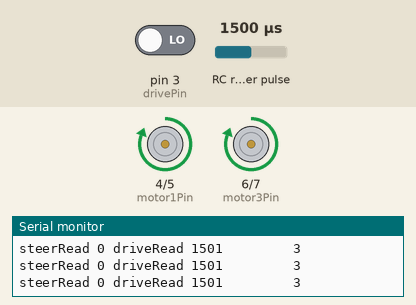
This sketch was run on a simulated Arduino Uno, built with avr-gcc and run on an emulated ATmega328P. On the bench: motor-driver pin pairs drawn as motors (green arrow = first pin HIGH = forward, orange = second pin HIGH = backward, longer = more drive), the last lines printed to the serial monitor. Wiring (inferred from the names in the program): RC receiver channel: data pin 2. The inputs (shaded band) are chosen by the test bench; at power-on: RC receiver pulse 1500 µs, pin 3 (drivePin) LOW.

Above: at 1.2 s.
1.3 s: RC receiver pulse (sensor on pin 2) set to 1483 µs
At 2.0 s:
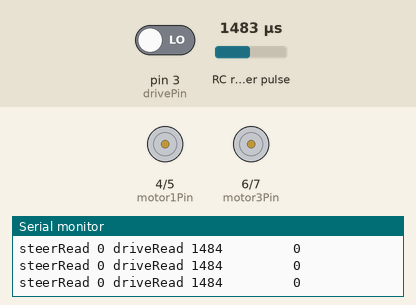
2.8 s: RC receiver pulse (sensor on pin 2) set to 1500 µs
At 3.9 s:
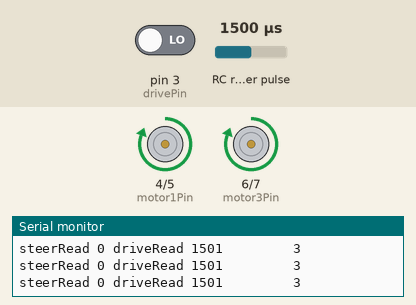
Timing chart, 0 to 5.8 s (numbered marks = the images above; inputs shaded):
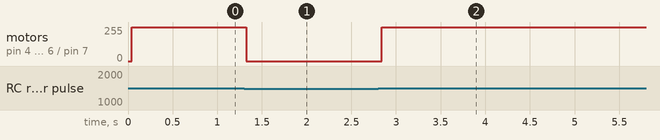

The sketch:

dinobots.ino
```cpp
// (licence header left out)
// Pin assignments:
const int steerPin = 2; // Read input from the steer channel
const int drivePin = 3; // Read input from the drive channel
const int motor1Pin = 4; // Drive the motor 1 pin of the motor controller
const int motor2Pin = 5; // Drive the motor 2 pin of the motor controller
const int motor3Pin = 6; // Drive the motor 3 pin of the motor controller
const int motor4Pin = 7; // Drive the motor 4 pin of the motor controller

// Reading thresholds. Connect to the serial console while this
// sketch is running to check the values your Arduino samples.
// Then update these to suit.
// Tuned for both channels in N position (not R),
// and trim turned as far anti-clockwise as they'll go.
// That puts idle at ~1280 for steer and ~1270 for drive.
const int leftThreshold = 1000; // Readings greater than this turn left.
const int rightThreshold = 1500; // Readings less than this turn right.
const int forwardThreshold = 900; // Readings less than this go forward.
const int backwardThreshold = 1500; // Readings greater than this go backward.

int steerRead; // Reading from the steer channel.
int driveRead; // Reading from the drive channel.

void setup() {

  pinMode(steerPin, INPUT); // Set our input pins as such
  pinMode(drivePin, INPUT);

  //and our output pins for movement
  pinMode(motor1Pin, OUTPUT);
  pinMode(motor2Pin, OUTPUT);
  pinMode(motor3Pin, OUTPUT);
  pinMode(motor4Pin, OUTPUT);

  Serial.begin(9600); // Pour a bowl of Serial

}

void loop() {
  steerRead = pulseIn(3, HIGH, 20000); // Read the pulse width of
  driveRead = pulseIn(2, HIGH, 29000); // each channel
  Serial.print("steerRead ");
  Serial.print(steerRead);
  Serial.print(" driveRead ");
  Serial.print(driveRead);
  Serial.print("         ");
  Serial.println(middleware());
  Drive(middleware());

  //delay(1000); // I put this here just to make the terminal
  // window happier

  //ok, the two channel tranmitter sits at
  // ch 1: 1500
  // ch 2: 1024 when the tx is off
  //when on range is
  // ch 1: 2000 - 1520 - 960 (steering 2044 right)
  // ch 2: 2015 - 1520 - 1069 (throttle 1000 full forward)

  //there are some combinations we need to code for
  //turning, turning and moving, moving.
  //and then we need direction for all three


}
```

Drive.ino
```cpp
void Drive(int motorstate){
  //this guy takes the desired outcome (determined by middleware) and
  //sets the pins correctly on the h bridge module
  //the h bridge module has the following parameters
  //four inputs and 2 pwm (enables). we arn't doing pwm just yet
  //motorstate tells us what to do

  //we can use a switch statement for this
  switch (motorstate) {
  case 0:
    //no movement
    digitalWrite(motor1Pin, LOW);
    digitalWrite(motor2Pin, LOW);
    digitalWrite(motor3Pin, LOW);
    digitalWrite(motor4Pin, LOW);
    break;
  case 1:
    //rotate left
    digitalWrite(motor1Pin, HIGH);
    digitalWrite(motor2Pin, LOW);
    digitalWrite(motor3Pin, LOW);
    digitalWrite(motor4Pin, HIGH);
    break;
  case 2:
    //rotate right
    digitalWrite(motor1Pin, LOW);
    digitalWrite(motor2Pin, HIGH);
    digitalWrite(motor3Pin, HIGH);
    digitalWrite(motor4Pin, LOW);
    break;
  case 3:
    //backward
    digitalWrite(motor1Pin, HIGH);
    digitalWrite(motor2Pin, LOW);
    digitalWrite(motor3Pin, HIGH);
    digitalWrite(motor4Pin, LOW);
    break;
  case 4:
    //forward
    digitalWrite(motor1Pin, LOW);
    digitalWrite(motor2Pin, HIGH);
    digitalWrite(motor3Pin, LOW);
    digitalWrite(motor4Pin, HIGH);
    break;
  }
}
```

middleware.ino
```cpp
// this routine, takes the values from the RC reciver (which is listneing to the remote control transmitter)
//and determines
// which action should be taken by the drive mechanism.
// there are 5 options
//0 = no movement (no one is doing anything)
//1 = rotating on the spot left
//2 = rotating on the spot right
//3 = moving backward
//4 = moving forward
//as you can see there is no propotional control and if you turn whilst moving forward
//all forward movemnt stops and it will rotate on the spot

int middleware(){

  //we can tweak that and play with proportiona control in a later verison

  //ok lets setup our variables
  int myaction = 0; //this is the result we pass to drive mechanism

  //we already have channel 1 and 2 values from the RC control

  //lets see if thye are trying to turn?
  // The Arduino occasionally reads a 0 for the steer
  // channel, so discard that.
  // TODO: If we get a 0 read, that results in briefly
  // taking no action. Better to remember previous
  // state and keep doing that.
  if (steerRead > 100) {
    if (steerRead < leftThreshold) {
      myaction = 1; //they are turning left
      return myaction; //stop doing anything else as we don't care if thye are moving forward or backward
    }
    if (steerRead > rightThreshold) {
      myaction = 2; //they are turning right
      return myaction; //stop doing anything else as we don't care if thye are moving forward or backward
    }
  }

  //ok so we aren't turning if we got this far, are we going forward or backward?
  // A 0 read on this channel typically means the transmitter isn't on.
  // So ignore it.
  if (driveRead > 100) {
    if (driveRead < forwardThreshold) {
      myaction = 4; //they are going forward
      return myaction; //stop doing anything else as they cna't be going forward AND backward at the same time
    }
    if (driveRead > backwardThreshold) {
      myaction = 3; //they are going backward
      return myaction; //stop
    }
  }
  //if we got this far then something went wrong or we have no input. in all cases we should not be moving
  return myaction;
}
```

Measured:
- the behaviour switches between 1500 and 1499 µs on RC receiver pulse (sensor on pin 2) (found by bisection; images 0 and 1)
- after the input at 1.3 s, motor on pin 4 (motor1Pin) / pin 5 (motor2Pin), motor on pin 6 (motor3Pin) / pin 7 (motor4Pin): forward 255/255 → stopped at once
- after the input at 2.8 s, motor on pin 4 (motor1Pin) / pin 5 (motor2Pin), motor on pin 6 (motor3Pin) / pin 7 (motor4Pin): stopped → forward 255/255 at once
